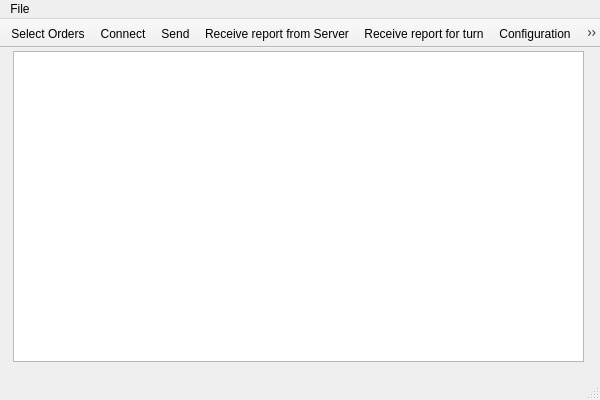
<?xml version="1.0" encoding="UTF-8"?>
<ui version="4.0">
 <class>MainClientWindow</class>
 <widget class="QMainWindow" name="MainClientWindow">
  <property name="geometry">
   <rect>
    <x>0</x>
    <y>0</y>
    <width>600</width>
    <height>400</height>
   </rect>
  </property>
  <property name="windowTitle">
   <string>MainClientWindow</string>
  </property>
  <widget class="QWidget" name="centralWidget">
   <widget class="QPlainTextEdit" name="logWindow">
    <property name="geometry">
     <rect>
      <x>13</x>
      <y>3</y>
      <width>571</width>
      <height>311</height>
     </rect>
    </property>
    <property name="readOnly">
     <bool>true</bool>
    </property>
   </widget>
  </widget>
  <widget class="QMenuBar" name="menuBar">
   <property name="geometry">
    <rect>
     <x>0</x>
     <y>0</y>
     <width>600</width>
     <height>26</height>
    </rect>
   </property>
   <widget class="QMenu" name="menuFile">
    <property name="title">
     <string>File</string>
    </property>
    <addaction name="actionOpen"/>
    <addaction name="actionConnect"/>
    <addaction name="actionSend"/>
    <addaction name="actionReceive"/>
    <addaction name="actionReceive_report_for_turn"/>
    <addaction name="separator"/>
    <addaction name="actionConfiguration"/>
    <addaction name="actionQuit"/>
   </widget>
   <addaction name="menuFile"/>
  </widget>
  <widget class="QToolBar" name="mainToolBar">
   <property name="enabled">
    <bool>true</bool>
   </property>
   <property name="sizePolicy">
    <sizepolicy hsizetype="Preferred" vsizetype="Fixed">
     <horstretch>4</horstretch>
     <verstretch>4</verstretch>
    </sizepolicy>
   </property>
   <property name="windowTitle">
    <string>toolbar</string>
   </property>
   <property name="movable">
    <bool>false</bool>
   </property>
   <property name="allowedAreas">
    <set>Qt::TopToolBarArea</set>
   </property>
   <property name="iconSize">
    <size>
     <width>48</width>
     <height>48</height>
    </size>
   </property>
   <property name="floatable">
    <bool>false</bool>
   </property>
   <attribute name="toolBarArea">
    <enum>TopToolBarArea</enum>
   </attribute>
   <attribute name="toolBarBreak">
    <bool>false</bool>
   </attribute>
   <addaction name="actionOpen"/>
   <addaction name="actionConnect"/>
   <addaction name="actionSend"/>
   <addaction name="actionReceive"/>
   <addaction name="actionReceive_report_for_turn"/>
   <addaction name="actionConfiguration"/>
   <addaction name="actionQuit"/>
  </widget>
  <widget class="QStatusBar" name="statusBar"/>
  <action name="actionOpen">
   <property name="icon">
    <iconset>
     <normalon>:/new/prefix1/icons/Folder.png</normalon>
    </iconset>
   </property>
   <property name="text">
    <string>Select Orders</string>
   </property>
   <property name="toolTip">
    <string>Select Orders File</string>
   </property>
  </action>
  <action name="actionQuit">
   <property name="icon">
    <iconset>
     <normalon>:/new/prefix1/icons/Standby.png</normalon>
    </iconset>
   </property>
   <property name="text">
    <string>Quit</string>
   </property>
  </action>
  <action name="actionConnect">
   <property name="checkable">
    <bool>true</bool>
   </property>
   <property name="icon">
    <iconset>
     <normaloff>:/new/prefix1/icons/Web.png</normaloff>
     <normalon>:/new/prefix1/icons/Cancel.png</normalon>:/new/prefix1/icons/Web.png</iconset>
   </property>
   <property name="text">
    <string>Connect</string>
   </property>
   <property name="toolTip">
    <string>Connect to Server</string>
   </property>
  </action>
  <action name="actionConfiguration">
   <property name="icon">
    <iconset>
     <normalon>:/new/prefix1/icons/Tools.png</normalon>
    </iconset>
   </property>
   <property name="text">
    <string>Configuration</string>
   </property>
  </action>
  <action name="actionSend">
   <property name="icon">
    <iconset>
     <normaloff>:/new/prefix1/icons/Mail.png</normaloff>:/new/prefix1/icons/Mail.png</iconset>
   </property>
   <property name="text">
    <string>Send</string>
   </property>
   <property name="toolTip">
    <string>Send orders to Server</string>
   </property>
  </action>
  <action name="actionReceive">
   <property name="icon">
    <iconset>
     <normaloff>:/new/prefix1/icons/Download.png</normaloff>:/new/prefix1/icons/Download.png</iconset>
   </property>
   <property name="text">
    <string>Receive report from Server</string>
   </property>
   <property name="toolTip">
    <string>Receive report from Server</string>
   </property>
  </action>
  <action name="actionReceive_report_for_turn">
   <property name="icon">
    <iconset>
     <normaloff>:/new/prefix1/icons/At.png</normaloff>:/new/prefix1/icons/At.png</iconset>
   </property>
   <property name="text">
    <string>Receive report for turn...</string>
   </property>
  </action>
 </widget>
 <layoutdefault spacing="6" margin="11"/>
 <resources/>
 <connections>
  <connection>
   <sender>actionQuit</sender>
   <signal>triggered()</signal>
   <receiver>MainClientWindow</receiver>
   <slot>close()</slot>
   <hints>
    <hint type="sourcelabel">
     <x>-1</x>
     <y>-1</y>
    </hint>
    <hint type="destinationlabel">
     <x>299</x>
     <y>199</y>
    </hint>
   </hints>
  </connection>
 </connections>
</ui>
